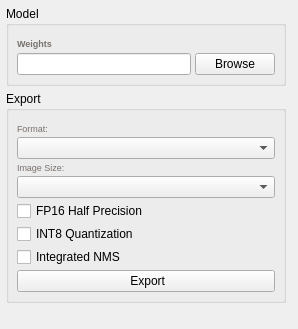
<?xml version="1.0" encoding="UTF-8"?>
<ui version="4.0">
 <class>ExportPage</class>
 <widget class="QWidget" name="ExportPage">
<layout class="QHBoxLayout" name="mainLo">
   <property name="leftMargin"><number>6</number></property>
   <property name="topMargin"><number>6</number></property>
   <property name="rightMargin"><number>6</number></property>
   <property name="bottomMargin"><number>6</number></property>
   <property name="spacing"><number>6</number></property>

   <item>
    <widget class="QWidget" name="leftPanel" native="true">
     <property name="minimumSize"><size><width>280</width><height>0</height></size></property>
     <property name="maximumSize"><size><width>380</width><height>16777215</height></size></property>
     <layout class="QVBoxLayout" name="leftLo">
      <property name="leftMargin"><number>0</number></property>
      <property name="topMargin"><number>0</number></property>
      <property name="rightMargin"><number>0</number></property>
      <property name="bottomMargin"><number>0</number></property>
      <property name="spacing"><number>5</number></property>

      <item><widget class="QGroupBox" name="modelGroup">
       <property name="title"><string>Model</string></property>
       <layout class="QVBoxLayout" name="modelLo">
        <property name="leftMargin"><number>8</number></property>
        <property name="topMargin"><number>12</number></property>
        <property name="rightMargin"><number>8</number></property>
        <property name="bottomMargin"><number>8</number></property>
        <property name="spacing"><number>4</number></property>
        <item><widget class="QLabel" name="modelLabel">
         <property name="text"><string>Weights</string></property>
         <property name="styleSheet"><string>font-size:9px;color:#78716c;font-weight:500;</string></property>
        </widget></item>
        <item><layout class="QHBoxLayout" name="weightsRow">
         <item><widget class="QLineEdit" name="_w"/></item>
         <item><widget class="QPushButton" name="browseBtn">
          <property name="text"><string>Browse</string></property>
         </widget></item>
        </layout></item>
       </layout>
      </widget></item>

      <item><widget class="QGroupBox" name="exportGroup">
       <property name="title"><string>Export</string></property>
       <layout class="QVBoxLayout" name="exportLo">
        <property name="leftMargin"><number>8</number></property>
        <property name="topMargin"><number>12</number></property>
        <property name="rightMargin"><number>8</number></property>
        <property name="bottomMargin"><number>8</number></property>
        <property name="spacing"><number>3</number></property>
        <item><widget class="QLabel" name="fmtLabel">
         <property name="text"><string>Format:</string></property>
         <property name="styleSheet"><string>font-size:9px;color:#78716c;</string></property>
        </widget></item>
        <item><widget class="QComboBox" name="_fmt"/></item>
        <item><widget class="QLabel" name="szLabel">
         <property name="text"><string>Image Size:</string></property>
         <property name="styleSheet"><string>font-size:9px;color:#78716c;</string></property>
        </widget></item>
        <item><widget class="QComboBox" name="_sz"/></item>
        <item><widget class="QCheckBox" name="_half">
         <property name="text"><string>FP16 Half Precision</string></property>
        </widget></item>
        <item><widget class="QCheckBox" name="_int8">
         <property name="text"><string>INT8 Quantization</string></property>
        </widget></item>
        <item><widget class="QCheckBox" name="_nms">
         <property name="text"><string>Integrated NMS</string></property>
        </widget></item>
        <item><widget class="QPushButton" name="_exp_btn">
         <property name="text"><string> Export</string></property>
        </widget></item>
       </layout>
      </widget></item>

      <item><spacer><property name="orientation"><enum>Vertical</enum></property>
       <property name="sizeHint" stdset="0"><size><width>20</width><height>20</height></size></property>
      </spacer></item>
     </layout>
    </widget>
   </item>

   <item>
    <widget class="QWidget" name="rightPanel" native="true">
     <layout class="QVBoxLayout" name="rightLo">
      <property name="leftMargin"><number>0</number></property>
      <property name="topMargin"><number>0</number></property>
      <property name="rightMargin"><number>0</number></property>
      <property name="bottomMargin"><number>0</number></property>
      <property name="spacing"><number>6</number></property>
      <item stretch="1"><widget class="LogPanel" name="_log" native="true"/></item>
     </layout>
    </widget>
   </item>
 </layout>
</widget>
<resources/>
<connections/>
<customwidgets>
 <customwidget><class>LogPanel</class><extends>QWidget</extends><header>main.core.base</header></customwidget>
</customwidgets>
</ui>
